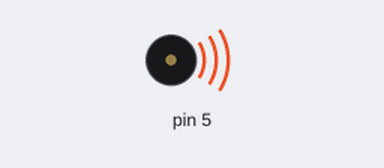
This sketch was run on a simulated Arduino Uno, built with avr-gcc and run on an emulated ATmega328P. On the bench: buzzer (waves = sounding).

Above: at 0.5 s.
At 7.5 s:
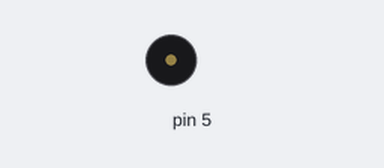
Timing chart, 0 to 10.4 s (numbered marks = the images above):
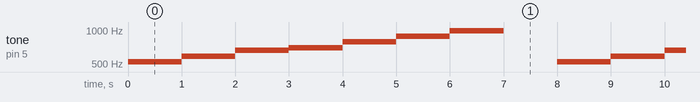

The sketch:

passiveBuzzer.ino
```cpp
// 수동부저 제어
// 음계를 사용하여 멜로디를 출력할 수 있다.

// 수동부저 도레미파솔라시도 출력하는 예
void setup() {
  pinMode(5, OUTPUT);
}

void loop() {
  tone(5, 523); //도 (5옥타브)
  delay(1000);
  tone(5, 587); // 레
  delay(1000);
  tone(5, 659); // 미
  delay(1000);
  tone(5, 698); // 파
  delay(1000);
  tone(5, 784); // 솔
  delay(1000);
  tone(5, 880); // 라
  delay(1000);
  tone(5, 988); // 시
  delay(1000);
  tone(5, 1406); // 도 (6옥타브)
  noTone(5);
  delay(1000);
}
```

Measured:
- by itself, tone on pin 5: repeats every 8.0 s: 587 Hz 1.0 s, 659 Hz 1.0 s, 698 Hz 1.0 s, 784 Hz 1.0 s, 880 Hz 1.0 s, 988 Hz 1.0 s, silent 1.0 s, 523 Hz 1.0 s
